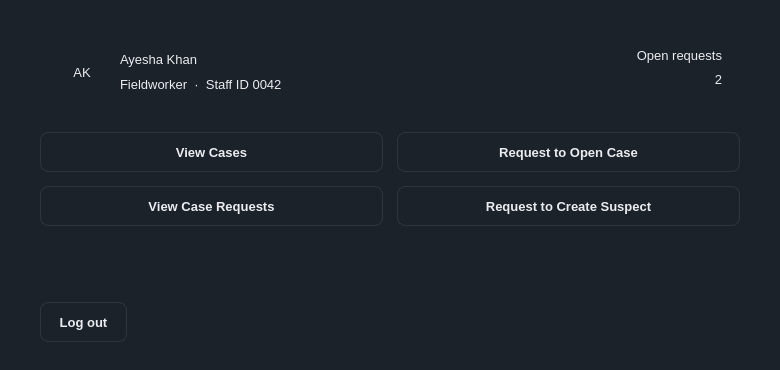
<?xml version="1.0" encoding="UTF-8"?>
<ui version="4.0">
 <class>MainWindow</class>
 <widget class="QMainWindow" name="MainWindow">
  <property name="geometry"><rect><x>0</x><y>0</y><width>780</width><height>370</height></rect></property>
  <property name="windowTitle"><string>MainWindow</string></property>
  <property name="styleSheet"><string notr="true">/* Asche Yiu Police Department - dark / gold theme
   Shared by every .ui file. Widgets pick a style through the dynamic
   property  variant  (Qt Designer: Property Editor &gt; Dynamic Properties). */

QMainWindow, QDialog, QWidget#centralwidget { background: #1c222a; }
QWidget { color: #eaecef; font-family: "Inter", "SF Pro Text", "Segoe UI", "Helvetica Neue", sans-serif; font-size: 13px; }
QLabel { background: transparent; }
QCheckBox { background: transparent; spacing: 8px; }

/* ---- typography ---- */
QLabel[variant="title"]     { font-size: 20px; font-weight: 700; color: #eaecef; }
QLabel[variant="subtitle"]  { font-size: 13px; color: #8b94a3; }
QLabel[variant="field"]     { color: #8b94a3; }
QLabel[variant="section"]   { color: #eaecef; font-size: 14px; font-weight: 600; }
QLabel[variant="cardTitle"] { font-size: 16px; font-weight: 700; color: #eaecef; }
QLabel[variant="value"]     { font-size: 14px; font-weight: 600; color: #eaecef; }
QLabel[variant="hint"]      { color: #8b94a3; font-size: 12px; }
QLabel[variant="stat"]      { color: #c3a459; font-size: 22px; font-weight: 700; }
QFrame[variant="accent"]    { background: #c3a459; border: none; border-radius: 1px; }

/* ---- badges / icons ---- */
QLabel[variant="badgeGold"]  { background: rgba(195,164,89,40);  color: #c3a459; border-radius: 10px; padding: 3px 10px; font-size: 11px; font-weight: 700; }
QLabel[variant="badgeGreen"] { background: rgba(111,159,125,40); color: #7fb08c; border-radius: 10px; padding: 3px 10px; font-size: 11px; font-weight: 700; }
QLabel[variant="badgeRed"]   { background: rgba(184,105,95,45);  color: #cf7d72; border-radius: 10px; padding: 3px 10px; font-size: 11px; font-weight: 700; }
QLabel[variant="badgeMuted"] { background: rgba(139,148,163,35); color: #aab2bf; border-radius: 10px; padding: 3px 10px; font-size: 11px; font-weight: 700; }
QLabel[variant="avatar"]     { background: #c3a459; color: #10151a; border-radius: 24px; font-size: 16px; font-weight: 700; }
QLabel[variant="iconGold"]   { background: rgba(195,164,89,40);  color: #c3a459; border-radius: 30px; font-size: 26px; font-weight: 700; }
QLabel[variant="iconRed"]    { background: rgba(184,105,95,45);  color: #cf7d72; border-radius: 30px; font-size: 26px; font-weight: 700; }

/* ---- containers ---- */
QFrame[variant="card"]      { background: #252c37; border: 1px solid #2d3640; border-radius: 12px; }
QFrame[variant="notice"]    { background: rgba(195,164,89,26);  border: 1px solid rgba(195,164,89,90);  border-radius: 8px; }
QFrame[variant="noticeRed"] { background: rgba(184,105,95,30);  border: 1px solid rgba(184,105,95,100); border-radius: 8px; }
QFrame[variant="dropzone"]  { background: #10151a; border: 1px dashed #3a4552; border-radius: 10px; }
QFrame[variant="card"] QLabel, QFrame[variant="notice"] QLabel, QFrame[variant="noticeRed"] QLabel, QFrame[variant="dropzone"] QLabel { border: none; }

/* ---- inputs ---- */
QLineEdit, QTextEdit, QPlainTextEdit, QDateTimeEdit, QSpinBox, QDoubleSpinBox, QComboBox {
    background: #10151a; border: 1px solid #2d3640; border-radius: 8px; padding: 8px 10px; min-height: 20px;
    selection-background-color: #c3a459; selection-color: #10151a; }
QLineEdit:focus, QTextEdit:focus, QPlainTextEdit:focus, QDateTimeEdit:focus, QSpinBox:focus, QDoubleSpinBox:focus, QComboBox:focus { border: 1px solid #c3a459; }
QLineEdit[readOnly="true"], QPlainTextEdit[readOnly="true"], QTextEdit[readOnly="true"] { background: #161c22; color: #eaecef; }
QComboBox QAbstractItemView { background: #10151a; border: 1px solid #2d3640; selection-background-color: #2b3440; selection-color: #eaecef; outline: 0; }

/* ---- buttons ---- */
QPushButton { background: #1c222a; border: 1px solid #2d3640; border-radius: 8px; padding: 9px 18px; min-height: 20px; font-weight: 600; color: #eaecef; }
QPushButton:hover { background: #232b35; border-color: #3a4552; }
QPushButton:pressed { background: #10151a; }
QPushButton:disabled { color: #5b6573; border-color: #252d36; }
QPushButton[variant="primary"] { background: #c3a459; border: 1px solid #c3a459; color: #10151a; font-weight: 700; }
QPushButton[variant="primary"]:hover { background: #cfb26a; border-color: #cfb26a; }
QPushButton[variant="primary"]:pressed { background: #b39549; }
QPushButton[variant="primary"]:disabled { background: #4a4332; border-color: #4a4332; color: #8a8168; }
QPushButton[variant="accept"] { background: #273235; border: 1px solid #34483f; color: #7fb08c; font-weight: 700; }
QPushButton[variant="accept"]:hover { background: #2c3a3d; }
QPushButton[variant="reject"] { background: #2f2b31; border: 1px solid #4a3638; color: #cf7d72; font-weight: 700; }
QPushButton[variant="reject"]:hover { background: #352e34; }
QPushButton[variant="tile"] { background: #252c37; border: 1px solid #2d3640; border-radius: 12px; padding: 16px 20px; text-align: left; font-size: 14px; font-weight: 500; }
QPushButton[variant="tile"]:hover { border-color: #c3a459; background: #29313d; }

/* ---- lists / tables ---- */
QListWidget, QTableWidget, QTreeWidget { background: #10151a; border: 1px solid #252d36; border-radius: 10px; outline: 0; gridline-color: transparent; alternate-background-color: #131920; }
QListWidget::item { padding: 10px 12px; border-bottom: 1px solid #1d242c; }
QListWidget::item:selected, QTableWidget::item:selected { background: #232b35; color: #eaecef; }
QListWidget::item:hover, QTableWidget::item:hover { background: #1a2129; }
QTableWidget::item { padding: 8px 12px; border-bottom: 1px solid #1d242c; }
QHeaderView { background: #252c37; border: none; border-top-left-radius: 10px; border-top-right-radius: 10px; }
QHeaderView::section { background: #252c37; color: #8b94a3; font-weight: 600; border: none; padding: 10px 12px; }
QTableCornerButton::section { background: #252c37; border: none; }
QTableView::indicator, QListView::indicator, QCheckBox::indicator { width: 16px; height: 16px; border: 1px solid #3a4552; border-radius: 4px; background: #10151a; }
QTableView::indicator:checked, QListView::indicator:checked, QCheckBox::indicator:checked { background: #c3a459; border-color: #c3a459; }

/* ---- tabs ---- */
QTabWidget::pane { border: none; top: 8px; }
QTabBar::tab { background: transparent; color: #8b94a3; padding: 8px 16px; margin-right: 4px; border: none; border-bottom: 2px solid #2d3640; font-weight: 600; }
QTabBar::tab:selected { color: #eaecef; border-bottom: 2px solid #c3a459; }
QTabBar::tab:hover:!selected { color: #c9ced6; }

/* ---- scrollbars ---- */
QScrollBar:vertical { background: transparent; width: 10px; margin: 2px; }
QScrollBar::handle:vertical { background: #2d3640; border-radius: 3px; min-height: 24px; }
QScrollBar:horizontal { background: transparent; height: 10px; margin: 2px; }
QScrollBar::handle:horizontal { background: #2d3640; border-radius: 3px; min-width: 24px; }
QScrollBar::add-line, QScrollBar::sub-line { width: 0; height: 0; }
QScrollBar::add-page, QScrollBar::sub-page { background: transparent; }

/* spin boxes: keep typing area clean, arrows via keyboard / wheel */
QSpinBox::up-button, QSpinBox::down-button, QDoubleSpinBox::up-button, QDoubleSpinBox::down-button { width: 0; border: none; }
</string></property>
  <widget class="QWidget" name="centralwidget"><layout class="QVBoxLayout" name="layout_35"><property name="leftMargin"><number>40</number></property><property name="topMargin"><number>32</number></property><property name="rightMargin"><number>40</number></property><property name="bottomMargin"><number>28</number></property><property name="spacing"><number>20</number></property><item><widget class="QFrame" name="frameStaff"><property name="variant" stdset="0"><string>card</string></property><property name="minimumSize"><size><width>0</width><height>0</height></size></property><layout class="QHBoxLayout" name="layout_30"><property name="leftMargin"><number>18</number></property><property name="topMargin"><number>16</number></property><property name="rightMargin"><number>18</number></property><property name="bottomMargin"><number>16</number></property><property name="spacing"><number>14</number></property><item><widget class="QLabel" name="lblAvatar"><property name="variant" stdset="0"><string>avatar</string></property><property name="text"><string>AK</string></property><property name="alignment"><set>Qt::AlignCenter</set></property><property name="minimumSize"><size><width>48</width><height>48</height></size></property><property name="maximumSize"><size><width>48</width><height>48</height></size></property></widget></item><item><layout class="QVBoxLayout" name="layout_27"><property name="leftMargin"><number>0</number></property><property name="topMargin"><number>0</number></property><property name="rightMargin"><number>0</number></property><property name="bottomMargin"><number>0</number></property><property name="spacing"><number>2</number></property><item><widget class="QLabel" name="lblStaffName"><property name="variant" stdset="0"><string>cardTitle</string></property><property name="text"><string>Ayesha Khan</string></property></widget></item><item><widget class="QLabel" name="lblStaffRole"><property name="variant" stdset="0"><string>subtitle</string></property><property name="text"><string>Fieldworker  ·  Staff ID 0042</string></property></widget></item></layout></item><item><spacer name="spacer_28"><property name="orientation"><enum>Qt::Horizontal</enum></property><property name="sizeHint" stdset="0"><size><width>20</width><height>20</height></size></property></spacer></item><item><layout class="QVBoxLayout" name="layout_29"><property name="leftMargin"><number>0</number></property><property name="topMargin"><number>0</number></property><property name="rightMargin"><number>0</number></property><property name="bottomMargin"><number>0</number></property><property name="spacing"><number>0</number></property><item><widget class="QLabel" name="lblStatLabel"><property name="variant" stdset="0"><string>field</string></property><property name="text"><string>Open requests</string></property><property name="alignment"><set>Qt::AlignRight</set></property></widget></item><item><widget class="QLabel" name="lblStatValue"><property name="variant" stdset="0"><string>stat</string></property><property name="text"><string>2</string></property><property name="alignment"><set>Qt::AlignRight</set></property></widget></item></layout></item></layout></widget></item><item><layout class="QGridLayout" name="grid_31"><property name="leftMargin"><number>0</number></property><property name="topMargin"><number>0</number></property><property name="rightMargin"><number>0</number></property><property name="bottomMargin"><number>0</number></property><property name="spacing"><number>14</number></property><item row="0" column="0" rowspan="1" colspan="1"><widget class="QPushButton" name="btnViewCases"><property name="variant" stdset="0"><string>tile</string></property><property name="text"><string>View Cases</string></property></widget></item><item row="0" column="1" rowspan="1" colspan="1"><widget class="QPushButton" name="btnRequestCase"><property name="variant" stdset="0"><string>tile</string></property><property name="text"><string>Request to Open Case</string></property></widget></item><item row="1" column="0" rowspan="1" colspan="1"><widget class="QPushButton" name="btnViewRequests"><property name="variant" stdset="0"><string>tile</string></property><property name="text"><string>View Case Requests</string></property></widget></item><item row="1" column="1" rowspan="1" colspan="1"><widget class="QPushButton" name="btnRequestSuspect"><property name="variant" stdset="0"><string>tile</string></property><property name="text"><string>Request to Create Suspect</string></property></widget></item></layout></item><item><spacer name="spacer_32"><property name="orientation"><enum>Qt::Vertical</enum></property><property name="sizeHint" stdset="0"><size><width>10</width><height>10</height></size></property></spacer></item><item><layout class="QHBoxLayout" name="layout_34"><property name="leftMargin"><number>0</number></property><property name="topMargin"><number>0</number></property><property name="rightMargin"><number>0</number></property><property name="bottomMargin"><number>0</number></property><item><widget class="QPushButton" name="btnLogout"><property name="text"><string>Log out</string></property></widget></item><item><spacer name="spacer_33"><property name="orientation"><enum>Qt::Horizontal</enum></property><property name="sizeHint" stdset="0"><size><width>20</width><height>20</height></size></property></spacer></item></layout></item></layout></widget>
 </widget>
 <resources/>
 <connections/>
</ui>
